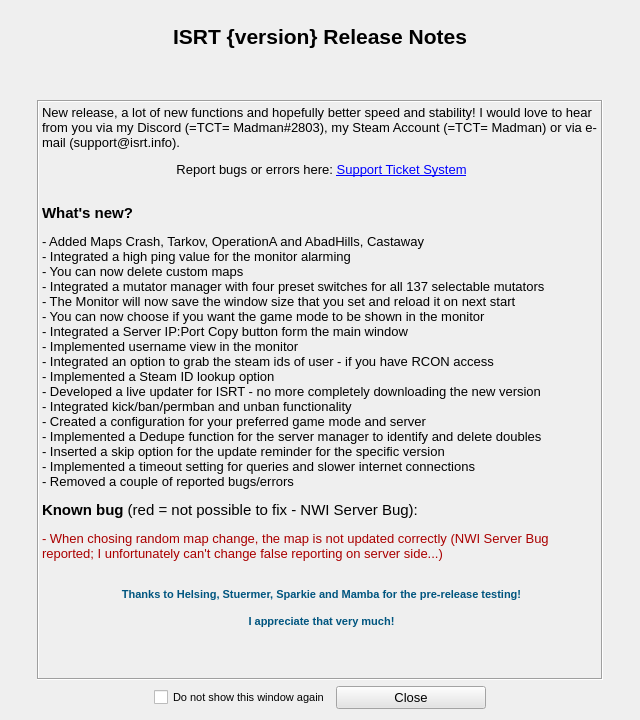
<?xml version="1.0" encoding="UTF-8"?>
<ui version="4.0">
 <class>rn_window</class>
 <widget class="QWidget" name="rn_window">
  <property name="geometry">
   <rect>
    <x>0</x>
    <y>0</y>
    <width>640</width>
    <height>720</height>
   </rect>
  </property>
  <property name="minimumSize">
   <size>
    <width>640</width>
    <height>720</height>
   </size>
  </property>
  <property name="maximumSize">
   <size>
    <width>640</width>
    <height>723</height>
   </size>
  </property>
  <property name="font">
   <font>
    <pointsize>10</pointsize>
   </font>
  </property>
  <property name="windowTitle">
   <string>Release Notes ISRT</string>
  </property>
  <property name="windowIcon">
   <iconset resource="../res.qrc">
    <normaloff>:/img/img/isrt.ico</normaloff>:/img/img/isrt.ico</iconset>
  </property>
  <layout class="QVBoxLayout" name="verticalLayout_2">
   <item>
    <layout class="QVBoxLayout" name="verticalLayout">
     <item>
      <spacer name="verticalSpacer">
       <property name="orientation">
        <enum>Qt::Vertical</enum>
       </property>
       <property name="sizeType">
        <enum>QSizePolicy::Fixed</enum>
       </property>
       <property name="sizeHint" stdset="0">
        <size>
         <width>20</width>
         <height>13</height>
        </size>
       </property>
      </spacer>
     </item>
     <item>
      <widget class="QLabel" name="rn_top_layer">
       <property name="text">
        <string>&lt;html&gt;&lt;head/&gt;&lt;body&gt;&lt;p align=&quot;center&quot;&gt;&lt;span style=&quot; font-size:16pt; font-weight:600;&quot;&gt;ISRT {version} Release Notes&lt;/span&gt;&lt;/p&gt;&lt;/body&gt;&lt;/html&gt;</string>
       </property>
       <property name="alignment">
        <set>Qt::AlignLeading|Qt::AlignLeft|Qt::AlignTop</set>
       </property>
      </widget>
     </item>
     <item>
      <spacer name="verticalSpacer_2">
       <property name="orientation">
        <enum>Qt::Vertical</enum>
       </property>
       <property name="sizeType">
        <enum>QSizePolicy::Fixed</enum>
       </property>
       <property name="sizeHint" stdset="0">
        <size>
         <width>20</width>
         <height>13</height>
        </size>
       </property>
      </spacer>
     </item>
     <item>
      <layout class="QHBoxLayout" name="horizontalLayout_2">
       <item>
        <spacer name="horizontalSpacer_3">
         <property name="orientation">
          <enum>Qt::Horizontal</enum>
         </property>
         <property name="sizeType">
          <enum>QSizePolicy::Fixed</enum>
         </property>
         <property name="sizeHint" stdset="0">
          <size>
           <width>20</width>
           <height>20</height>
          </size>
         </property>
        </spacer>
       </item>
       <item>
        <widget class="QLabel" name="rn_middle_layer">
         <property name="minimumSize">
          <size>
           <width>566</width>
           <height>580</height>
          </size>
         </property>
         <property name="maximumSize">
          <size>
           <width>566</width>
           <height>580</height>
          </size>
         </property>
         <property name="frameShape">
          <enum>QFrame::Box</enum>
         </property>
         <property name="frameShadow">
          <enum>QFrame::Sunken</enum>
         </property>
         <property name="text">
          <string>&lt;html&gt;&lt;head/&gt;&lt;body&gt;&lt;p&gt;New release, a lot of new functions and hopefully better speed and stability! I would love to hear from you via my Discord (=TCT= Madman#2803), my Steam Account (=TCT= Madman) or via e-mail (support@isrt.info).&lt;/p&gt;&lt;p align=&quot;center&quot;&gt;Report bugs or errors here: &lt;a href=&quot;https://www.isrt.info/?page_id=661&quot;&gt;&lt;span style=&quot; text-decoration: underline; color:#0000ff;&quot;&gt;Support Ticket System&lt;/span&gt;&lt;/a&gt;&lt;br/&gt;&lt;/p&gt;&lt;p&gt;&lt;span style=&quot; font-size:11pt; font-weight:600;&quot;&gt;What's new?&lt;/span&gt;&lt;/p&gt;&lt;p&gt;- Added Maps Crash, Tarkov, OperationA and AbadHills, Castaway&lt;br/&gt;- Integrated a high ping value for the monitor alarming&lt;br/&gt;- You can now delete custom maps&lt;br/&gt;- Integrated a mutator manager with four preset switches for all 137 selectable mutators&lt;br/&gt;- The Monitor will now save the window size that you set and reload it on next start&lt;br/&gt;- You can now choose if you want the game mode to be shown in the monitor&lt;br/&gt;- Integrated a Server IP:Port Copy button form the main window&lt;br/&gt;- Implemented username view in the monitor&lt;br/&gt;- Integrated an option to grab the steam ids of user - if you have RCON access&lt;br/&gt;- Implemented a Steam ID lookup option&lt;br/&gt;- Developed a live updater for ISRT - no more completely downloading the new version&lt;br/&gt;- Integrated kick/ban/permban and unban functionality&lt;br/&gt;- Created a configuration for your preferred game mode and server&lt;br/&gt;- Implemented a Dedupe function for the server manager to identify and delete doubles&lt;br/&gt;- Inserted a skip option for the update reminder for the specific version&lt;br/&gt;- Implemented a timeout setting for queries and slower internet connections&lt;br/&gt;- Removed a couple of reported bugs/errors&lt;/p&gt;&lt;p&gt;&lt;span style=&quot; font-size:11pt; font-weight:600;&quot;&gt;Known bug &lt;/span&gt;&lt;span style=&quot; font-size:11pt;&quot;&gt;(red = not possible to fix - NWI Server Bug):&lt;/span&gt;&lt;/p&gt;&lt;p&gt;&lt;span style=&quot; color:#aa0000;&quot;&gt;- When chosing random map change, the map is not updated correctly (NWI Server Bug reported; I unfortunately can't change false reporting on server side...)&lt;/span&gt;&lt;br/&gt;&lt;/p&gt;&lt;p align=&quot;center&quot;&gt;&lt;span style=&quot; font-family:'Consolas','Courier New','monospace'; font-size:8pt; font-weight:600; color:#00557f;&quot;&gt;Thanks to Helsing, Stuermer, Sparkie and Mamba for the pre-release testing!&lt;/span&gt;&lt;/p&gt;&lt;p align=&quot;center&quot;&gt;&lt;span style=&quot; font-family:'Consolas','Courier New','monospace'; font-size:8pt; font-weight:600; color:#00557f;&quot;&gt;I appreciate that very much!&lt;/span&gt;&lt;br/&gt;&lt;/p&gt;&lt;p&gt;&lt;br/&gt;&lt;/p&gt;&lt;/body&gt;&lt;/html&gt;</string>
         </property>
         <property name="alignment">
          <set>Qt::AlignLeading|Qt::AlignLeft|Qt::AlignTop</set>
         </property>
         <property name="wordWrap">
          <bool>true</bool>
         </property>
         <property name="margin">
          <number>5</number>
         </property>
         <property name="textInteractionFlags">
          <set>Qt::LinksAccessibleByMouse|Qt::TextSelectableByMouse</set>
         </property>
        </widget>
       </item>
       <item>
        <spacer name="horizontalSpacer_4">
         <property name="orientation">
          <enum>Qt::Horizontal</enum>
         </property>
         <property name="sizeType">
          <enum>QSizePolicy::Fixed</enum>
         </property>
         <property name="sizeHint" stdset="0">
          <size>
           <width>20</width>
           <height>20</height>
          </size>
         </property>
        </spacer>
       </item>
      </layout>
     </item>
     <item>
      <layout class="QHBoxLayout" name="horizontalLayout">
       <item>
        <spacer name="horizontalSpacer_2">
         <property name="orientation">
          <enum>Qt::Horizontal</enum>
         </property>
         <property name="sizeHint" stdset="0">
          <size>
           <width>40</width>
           <height>20</height>
          </size>
         </property>
        </spacer>
       </item>
       <item>
        <widget class="QCheckBox" name="chkbx_show_rn">
         <property name="maximumSize">
          <size>
           <width>180</width>
           <height>16777215</height>
          </size>
         </property>
         <property name="font">
          <font>
           <pointsize>8</pointsize>
          </font>
         </property>
         <property name="text">
          <string>Do not show this window again</string>
         </property>
        </widget>
       </item>
       <item>
        <widget class="QPushButton" name="btn_rn_close">
         <property name="sizePolicy">
          <sizepolicy hsizetype="MinimumExpanding" vsizetype="Fixed">
           <horstretch>0</horstretch>
           <verstretch>0</verstretch>
          </sizepolicy>
         </property>
         <property name="minimumSize">
          <size>
           <width>150</width>
           <height>0</height>
          </size>
         </property>
         <property name="maximumSize">
          <size>
           <width>150</width>
           <height>16777215</height>
          </size>
         </property>
         <property name="toolTip">
          <string>Close Release Notes</string>
         </property>
         <property name="statusTip">
          <string>Close Release Notes</string>
         </property>
         <property name="layoutDirection">
          <enum>Qt::LeftToRight</enum>
         </property>
         <property name="styleSheet">
          <string notr="true">background-color:rgb(228, 228, 228)
</string>
         </property>
         <property name="text">
          <string>Close</string>
         </property>
        </widget>
       </item>
       <item>
        <spacer name="horizontalSpacer">
         <property name="orientation">
          <enum>Qt::Horizontal</enum>
         </property>
         <property name="sizeHint" stdset="0">
          <size>
           <width>40</width>
           <height>20</height>
          </size>
         </property>
        </spacer>
       </item>
      </layout>
     </item>
    </layout>
   </item>
  </layout>
 </widget>
 <resources>
  <include location="../res.qrc"/>
 </resources>
 <connections/>
</ui>
